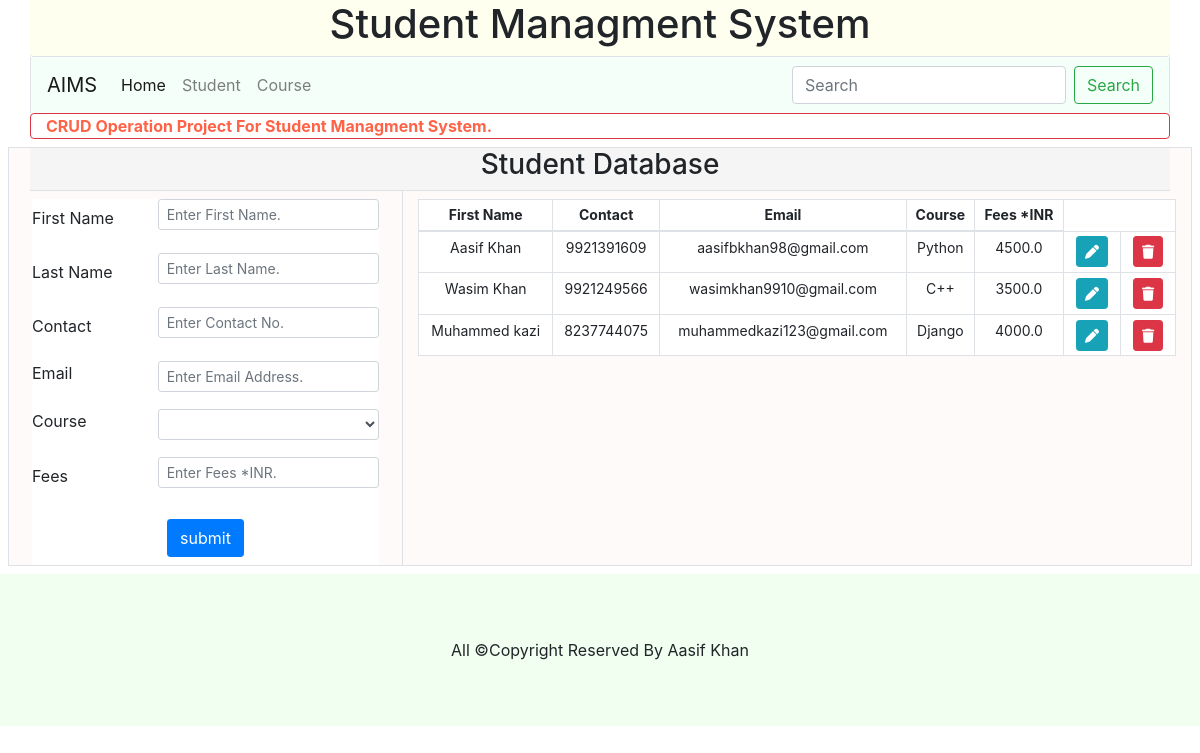
The page /student/ on the database its author committed.
### myapp/models.py (models this page shows)
class Student(models.Model):
    first_name = models.CharField(max_length=30)
    last_name = models.CharField(max_length=30)
    contact = models.CharField(max_length=10)
    email = models.EmailField()
    course = models.CharField(max_length=20)
    fees = models.FloatField()

### myapp/views.py (the view)
# urls.py: path('student/', views.student),
def student(request):
    student_form = Student_Form(request.POST or None)
    if student_form.is_valid():
        student_form.save()
        messages.success(request, 'Record Inserted Successfully...!!')
        student_form = Student_Form()
    stud = Student.objects.all()
    crs = Course.objects.all()
    n = len(stud)
    context = {'student_form':student_form, 'no_of_rows':n, 'range':(n), 'stud':stud, 'crs':crs}
    return render(request, "student.html", context)

### myapp/forms.py
class Student_Form(forms.ModelForm):
    first_name = forms.CharField(widget=forms.TextInput(attrs={'class':'form-control form-control-sm', 'placeholder':'Enter First Name.'}),required = True)
    last_name = forms.CharField(widget=forms.TextInput(attrs={'class':'form-control form-control-sm', 'placeholder':'Enter Last Name.'}),required = True)
    contact = forms.CharField(widget=forms.TextInput(attrs={'class':'form-control form-control-sm', 'placeholder':'Enter Contact No.'}),required = True)
    email = forms.EmailField(widget=forms.EmailInput(attrs={'class':'form-control form-control-sm', 'placeholder':'Enter Email Address.'}),required = True)
    course = forms.CharField(widget=forms.Select(attrs={'class':'form-control form-control-sm', 'placeholder':'Enter Course Name.'}),required = True)
    fees = forms.FloatField(widget=forms.NumberInput(attrs={'class':'form-control form-control-sm', 'placeholder':'Enter Fees *INR.'}),required = True)
    class Meta:
        model = Student
        fields = '__all__'

### myapp/templates/student.html (shortened to what this page needs)
{% extends 'base.html' %}
{% load static %}
{% block body %}
<div class="mx-2 my-2 border row" style="background-color: snow;">
    <div class="container text-center border-bottom rounded-md" style="background-color: whitesmoke;">
        <h3>Student Database</h3>
    </div>
    <div class="col col-md-4 border-right" id="stud_form" >
        <form class="mt-2 mx-2 bg-white" action="#" method="post">
            <div class="form-group row">
                <label for="first_name" class="col col-md-4 col-form-label">First Name</label>
                <div class="col col-md-8">
                    {{ student_form.first_name }}
                </div>
            </div>
            <div class="form-group row">
                <label for="last_name" class="col col-md-4 col-form-label">Last Name</label>
                <div class="col col-md-8">
                    {{ student_form.last_name }}
                </div>
            </div>
            <div class="form-group row">
                <label for="contact" class="col col-md-4 col-form-label">Contact</label>
                <div class="col col-md-8">
                    {{ student_form.contact }}
                </div>
            </div>
            <div class="form-group row">
                <label for="email" class="col col-md-4 col-form-lable">Email</label>
                <div class="col col-md-8">
                    {{ student_form.email }}
                </div>
            </div>
            <div class="form-group row">
                <label for="course" class="col col-md-4 col-form-lable">Course</label>
                <div class="col col-md-8">
                    {{ student_form.course }}
                </div>
            </div>
            <div class="form-group row">
                <label for="fees" class="col col-md-4 col-form-label">Fees</label>
                <div class="col col-md-8">
                    {{ student_form.fees }}
                </div>
            </div>
            <div class="text-center col col-md-auto">
                <input class="btn btn-primary my-2 rounded-sm" type="submit" value="submit">
            </div>
        </form>
    </div>
    <div class="col col-md-8">
        <table class="table table-sm text-center table-bordered bg-white mt-2" style="font-size: 14px;">
            <thead>
                <tr>
                    <th>First Name</th>
                    <th>Contact</th>
                    <th>Email</th>
                    <th>Course</th>
                    <th>Fees *INR</th>
                </tr>
            </thead>
            <tbody>
                {% for i in stud %}
                <tr>
                    <td>{{i.first_name}} {{i.last_name}}</td>
                    <td>{{i.contact}}</td>
                    <td>{{i.email}}</td>
                    <td>{{i.course}}</td>
                    <td>{{i.fees}}</td>
                    <td><a href="/student_update/{{i.id}}"><button class="btn btn-info btn-sm mx-1"><i class="fas fa-pen"></i></button></a></td>
                    <td><a href="/delete/{{i.id}}"><button class="btn btn-danger btn-sm mx-1"><i class="fas fa-trash"></i></button></a></td>
                </tr>
                {% endfor %}
            </tbody>
        </table>
    </div>
</div>
{% endblock %}

### myapp/templates/base.html (shortened to what this page needs)
{% load static %}
<!DOCTYPE html>
<html lang="en">
<head>
    <link rel="stylesheet" href="{% static 'asset/css/bootstrap.min.css' %}">
    <link rel="stylesheet" href="{% static 'asset/css/style.css' %}">
</head>
<body>
    <div class="container text-center border-bottom rounded-bottom sticky-top" style="background-color: ivory;">
        <h1>Student Managment System</h1>
    </div>
    <nav class="container navbar border-left border-right navbar-expand-lg navbar-light sticky-top" style="background-color: mintcream;">
        <a class="navbar-brand" href="/myapp">AIMS</a>
        <div class="collapse navbar-collapse" id="navbarSupportedContent">
            <ul class="navbar-nav mr-auto">
                <li class="nav-item active">
                    <a class="nav-link" href="/myapp">Home <span class="sr-only">(current)</span></a>
                </li>
                <li class="nav-item">
                    <a class="nav-link" href="/student">Student</a>
                </li>
                <li class="nav-item">
                    <a class="nav-link" href="/course">Course</a>
                </li>
            </ul>
            <form class="form-inline my-2 my-lg-0">
                <input class="form-control mr-sm-2" type="search" placeholder="Search" aria-label="Search">
                <button class="btn btn-outline-success my-2 my-sm-0" type="submit">Search</button>
            </form>
        </div>
    </nav>
    <div class="container border border-danger rounded">
        <marquee class="font-weight-bold" style="color: tomato;">CRUD Operation Project For Student Managment System.</marquee>
    </div>
    {% block body %}{% endblock %}
    <footer class="jumbotron jumbotron-fluid align-items-end text-center" style="background-color: honeydew;">
        All &copy;Copyright Reserved By Aasif Khan
    </footer>
</body>
</html>

### rows shown on the page
Student: first_name "Aasif", last_name "Khan", contact "9921391609", email "aasifbkhan98@gmail.com", course "Python", fees "4500.0"
Student: first_name "Wasim", last_name "Khan", contact "9921249566", email "wasimkhan9910@gmail.com", course "C++", fees "3500.0"
Student: first_name "Muhammed", last_name "kazi", contact "8237744075", email "muhammedkazi123@gmail.com", course "Django", fees "4000.0"
